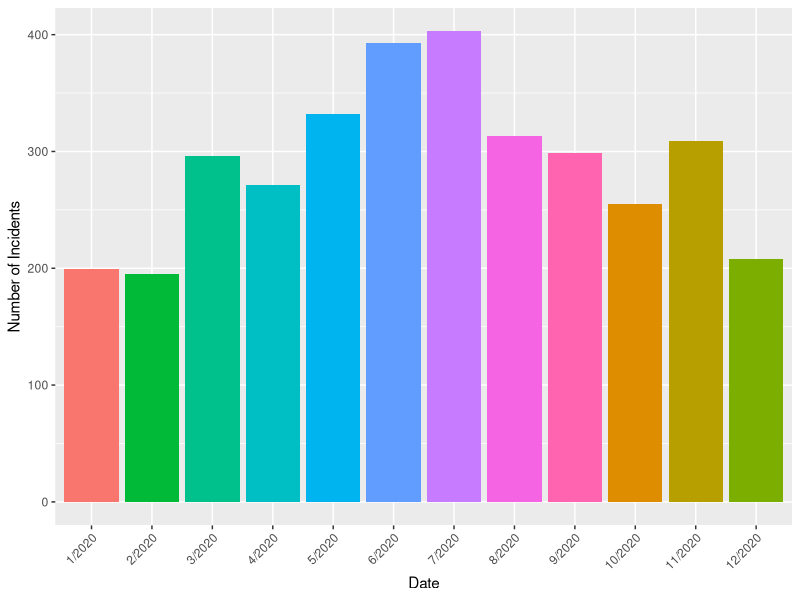
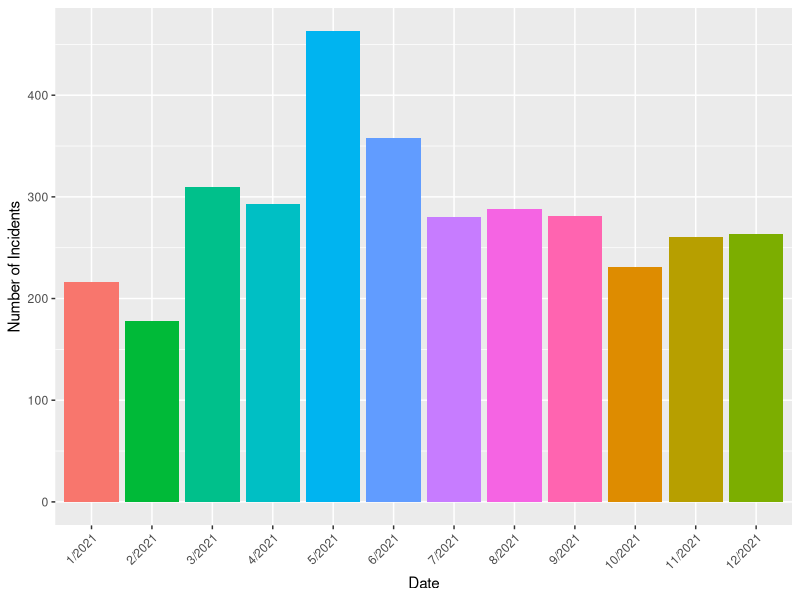
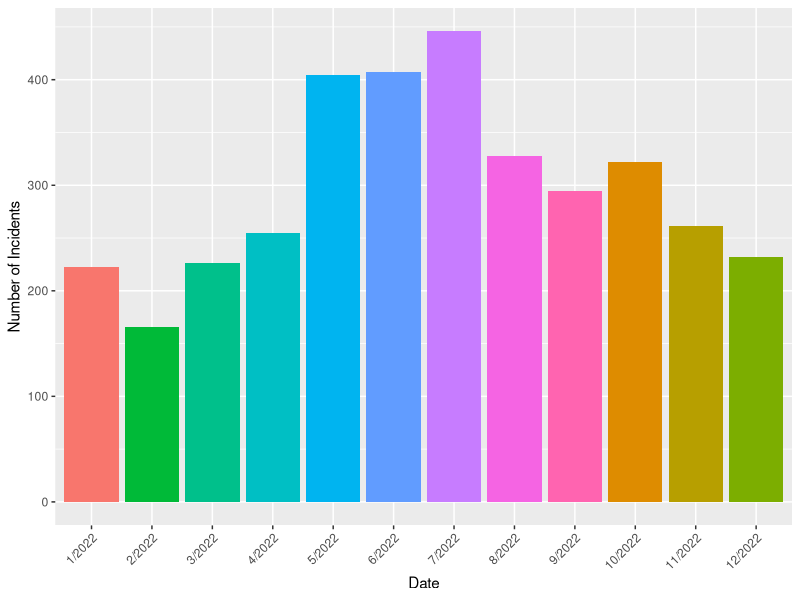
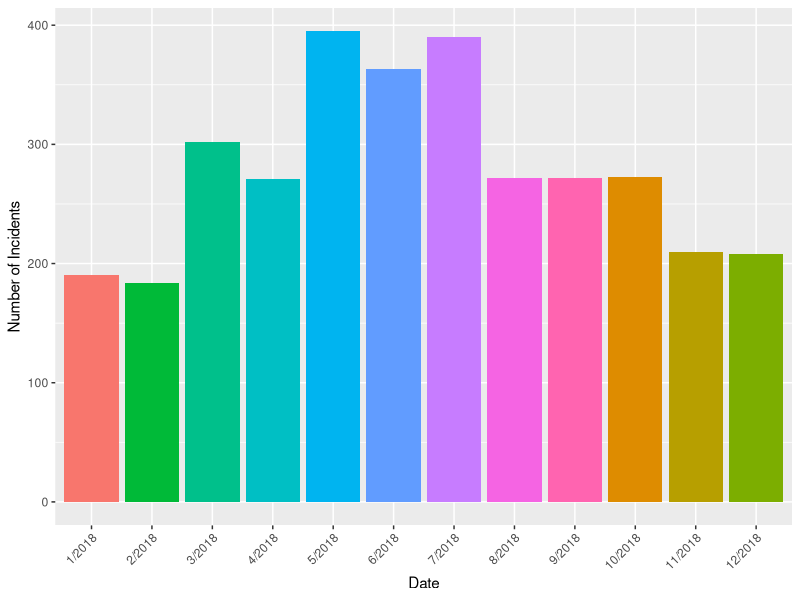
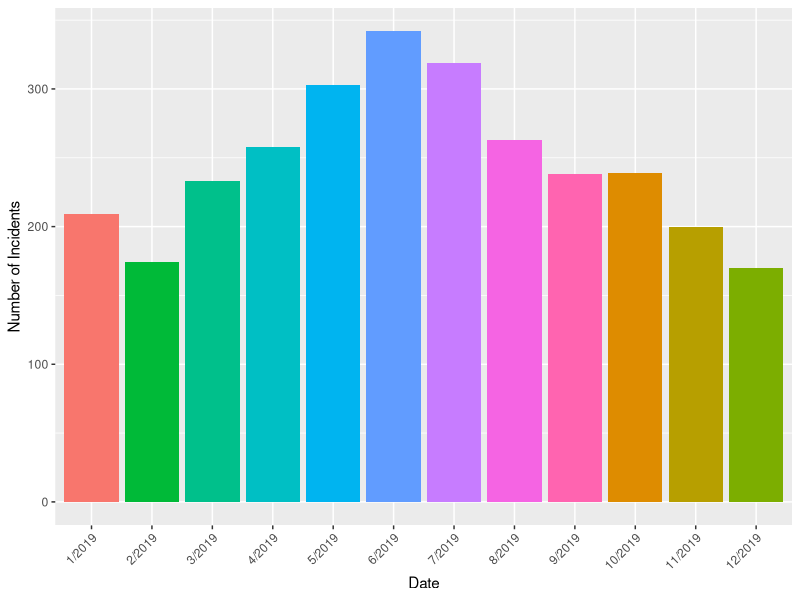

Write the R code that produced these figures, in order.
## ---- chunk 1
#| warning: false
#| message: false
#| echo: false

#### Workspace set-up ####
library("tidyverse")
library("dplyr")
library("lubridate")
library("here")

#### Read in the data ####
cleaned_fire_incidents_data <-
  read_csv(
    file = here("inputs/data/cleaned_fire_incidents_data.csv"),
    show_col_types = FALSE
  )
## ---- chunk 2
#| label: fig-cleaned_fire_incidents_20
#| fig-cap: Fire incidents in Toronto per month in 2020
#| echo: false
#| message: false
#| warning: false

cleaned_fire_incidents_data_2020 <-
  cleaned_fire_incidents_data %>%
    filter(year(tfs_alarm_time) == year("2020/1/1"))

# with the aid of https://stackoverflow.com/q/76848343 to format as mm/yyyy
cleaned_fire_incidents_data_2020$tfs_alarm_time <-
  as.factor(
    paste(
      cleaned_fire_incidents_data_2020$tfs_alarm_time |> month(),
      cleaned_fire_incidents_data_2020$tfs_alarm_time |> year(),
      sep="/"
      )
    )
  
cleaned_fire_incidents_data_2020 |>
  ggplot(aes(factor(tfs_alarm_time, levels = unique(tfs_alarm_time)), fill = tfs_alarm_time)) +
  geom_bar() +
  guides(fill="none") +
  labs(x = "Date", y = "Number of Incidents") +
  theme(axis.text.x = element_text(angle = 45, hjust = 1))
## ---- chunk 3
#| label: fig-cleaned_fire_incidents_21
#| fig-cap: Fire incidents in Toronto per month in 2021
#| echo: false
#| message: false
#| warning: false

cleaned_fire_incidents_data_2021 <-
  cleaned_fire_incidents_data %>%
    filter(year(tfs_alarm_time) == year("2021/1/1"))

cleaned_fire_incidents_data_2021$tfs_alarm_time <-
  as.factor(
    paste(
      cleaned_fire_incidents_data_2021$tfs_alarm_time |> month(),
      cleaned_fire_incidents_data_2021$tfs_alarm_time |> year(),
      sep="/"
      )
    )
  
cleaned_fire_incidents_data_2021 |>
  ggplot(aes(factor(tfs_alarm_time, levels = unique(tfs_alarm_time)), fill = tfs_alarm_time)) +
  geom_bar() +
  guides(fill="none") +
  labs(x = "Date", y = "Number of Incidents") +
  theme(axis.text.x = element_text(angle = 45, hjust = 1))
## ---- chunk 4
#| label: fig-cleaned_fire_incidents_22
#| fig-cap: Fire incidents in Toronto per month in 2022
#| echo: false
#| message: false
#| warning: false

cleaned_fire_incidents_data_2022 <-
  cleaned_fire_incidents_data %>%
    filter(year(tfs_alarm_time) == year("2022/1/1"))

cleaned_fire_incidents_data_2022$tfs_alarm_time <-
  as.factor(
    paste(
      cleaned_fire_incidents_data_2022$tfs_alarm_time |> month(),
      cleaned_fire_incidents_data_2022$tfs_alarm_time |> year(),
      sep="/"
      )
    )
  
cleaned_fire_incidents_data_2022 |>
  ggplot(aes(factor(tfs_alarm_time, levels = unique(tfs_alarm_time)), fill = tfs_alarm_time)) +
  geom_bar() +
  guides(fill="none") +
  labs(x = "Date", y = "Number of Incidents") +
  theme(axis.text.x = element_text(angle = 45, hjust = 1))
## ---- chunk 5
#| label: fig-cleaned_fire_incidents_18
#| fig-cap: Fire incidents in Toronto per month in 2018
#| echo: false
#| message: false
#| warning: false

cleaned_fire_incidents_data_2018 <-
  cleaned_fire_incidents_data %>%
    filter(year(tfs_alarm_time) == year("2018/1/1"))

cleaned_fire_incidents_data_2018$tfs_alarm_time <-
  as.factor(
    paste(
      cleaned_fire_incidents_data_2018$tfs_alarm_time |> month(),
      cleaned_fire_incidents_data_2018$tfs_alarm_time |> year(),
      sep="/"
      )
    )
  
cleaned_fire_incidents_data_2018 |>
  ggplot(aes(factor(tfs_alarm_time, levels = unique(tfs_alarm_time)), fill = tfs_alarm_time)) +
  geom_bar() +
  guides(fill="none") +
  labs(x = "Date", y = "Number of Incidents") +
  theme(axis.text.x = element_text(angle = 45, hjust = 1))
## ---- chunk 6
#| label: fig-cleaned_fire_incidents_19
#| fig-cap: Fire incidents in Toronto per month in 2019
#| echo: false
#| message: false
#| warning: false

cleaned_fire_incidents_data_2019 <-
  cleaned_fire_incidents_data %>%
    filter(year(tfs_alarm_time) == year("2019/1/1"))

cleaned_fire_incidents_data_2019$tfs_alarm_time <-
  as.factor(
    paste(
      cleaned_fire_incidents_data_2019$tfs_alarm_time |> month(),
      cleaned_fire_incidents_data_2019$tfs_alarm_time |> year(),
      sep="/"
      )
    )
  
cleaned_fire_incidents_data_2019 |>
  ggplot(aes(factor(tfs_alarm_time, levels = unique(tfs_alarm_time)), fill = tfs_alarm_time)) +
  geom_bar() +
  guides(fill="none") +
  labs(x = "Date", y = "Number of Incidents") +
  theme(axis.text.x = element_text(angle = 45, hjust = 1))
